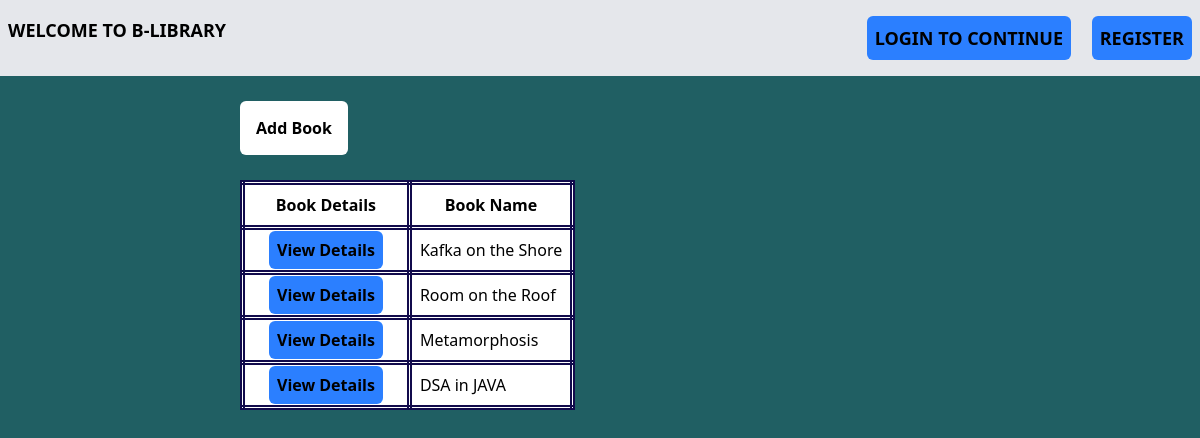
/Store/, run on an earlier commit of the app's database.
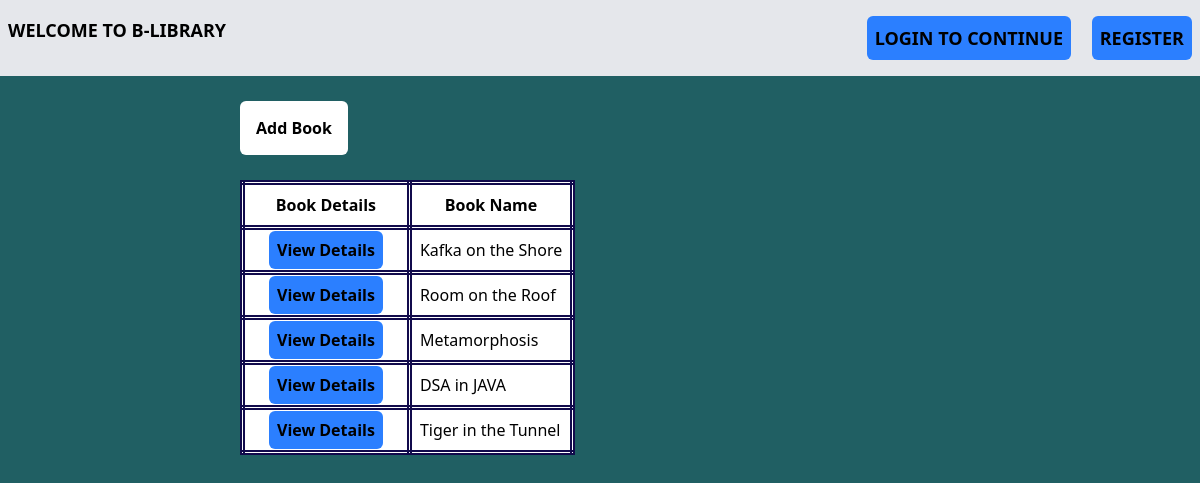
And on a later commit of the database.
### Store/models.py (models this page shows, shortened)
class Book(models.Model):
    book_name = models.CharField(max_length = 255)
    author = models.CharField(max_length = 255)
    publisher = models.CharField(max_length = 255)
    edition = models.IntegerField(default = 1)
    genre = models.CharField(max_length = 255)
    image = models.CharField(max_length = 255,default="https://encrypted-tbn0.gstatic.com/images?q=tbn:ANd9GcSNHV0HnZFjnPVeDJnh_jxfSaaxOJaazyc6Kw&s")
    added_by = models.ForeignKey(User,on_delete=models.CASCADE,default = 1)

### Store/views.py (the view)
# urls.py: path('',views.IndexClassView.as_view(),name='index2'),
class IndexClassView(ListView):
    model = Book
    template_name = "Store/index.html"
    context_object_name = 'book_list'

### Store/templates/Store/index.html (shortened to what this page needs)
{% extends 'Store/base.html' %}
{% block body %}
<div class="flex justify-between px-50 py-10">
<div>
<a  class=" bg-white font-semibold px-4 py-4 m-10 rounded-md" href="{% url 'Store:add_book' %}">Add Book</a>
<br/>
<table class="m-10">
<tr><th>Book Details</th><th>Book Name</th></tr>
{% for book in book_list %}
<tr>
    <td>
    <a class=" bg-blue-500 font-semibold px-2 py-2 m-4 rounded-md" href="{% url 'Store:details' book.id %}">View Details</a>
    </td>
    <td>{{book.book_name}}</td>
</tr>
{% endfor %}
</table>
</div>
</div>
{% endblock %}

What changed in the data, as far as the page shows it:
added Book: book_name "Tiger in the Tunnel"
